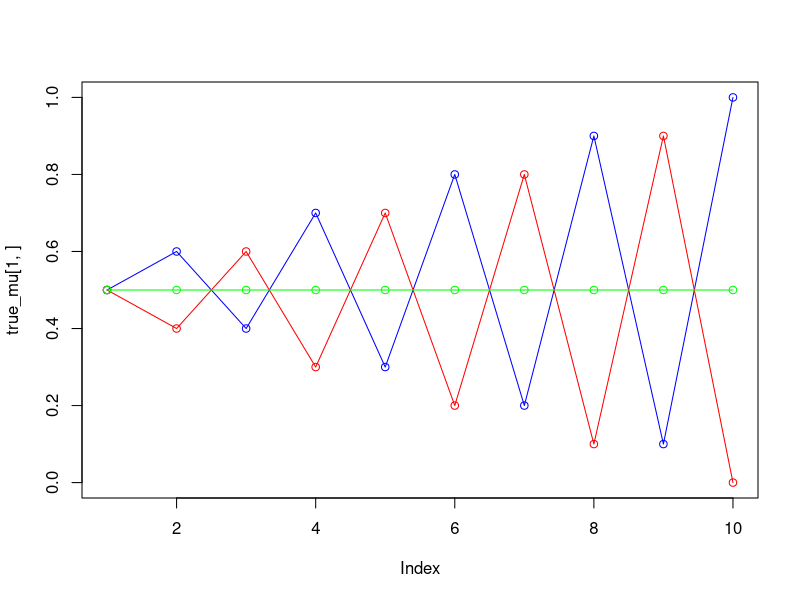
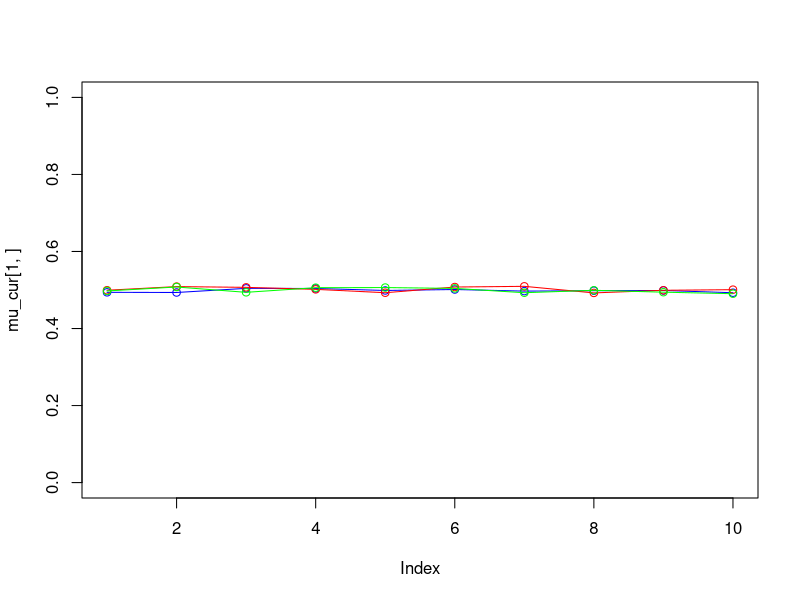
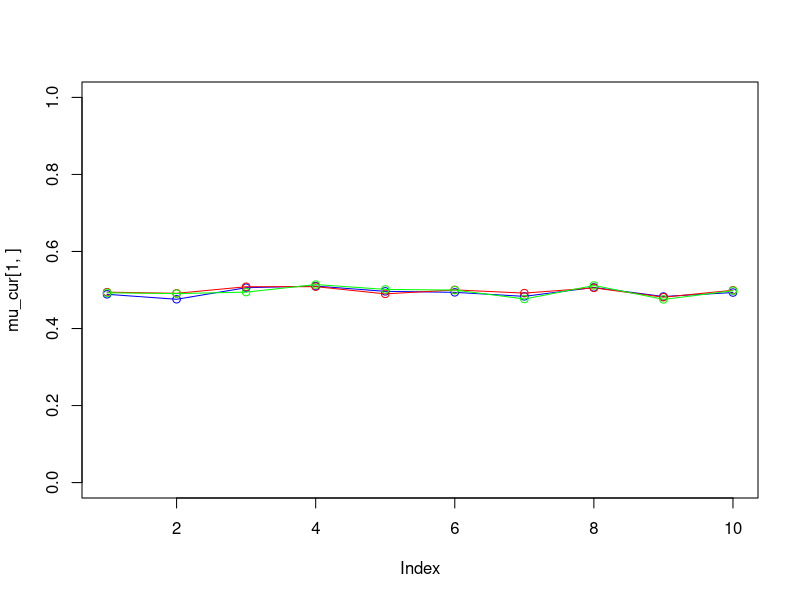
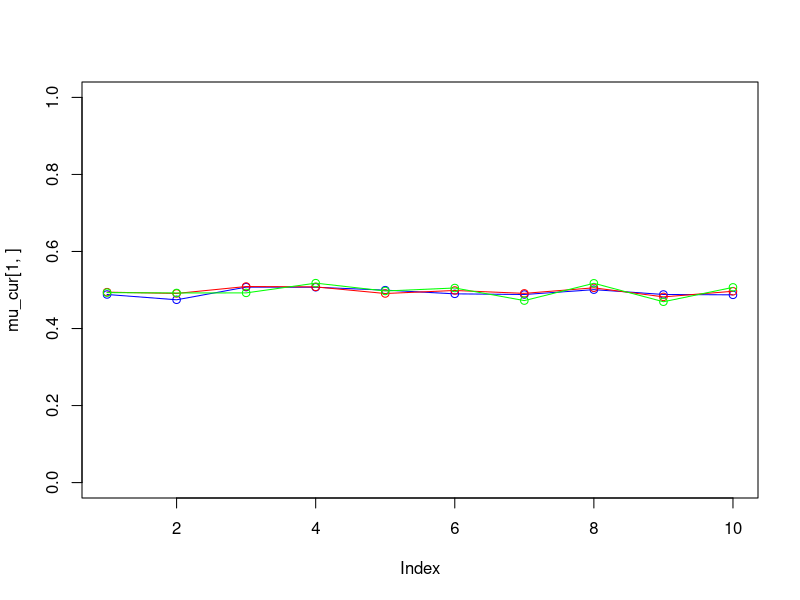
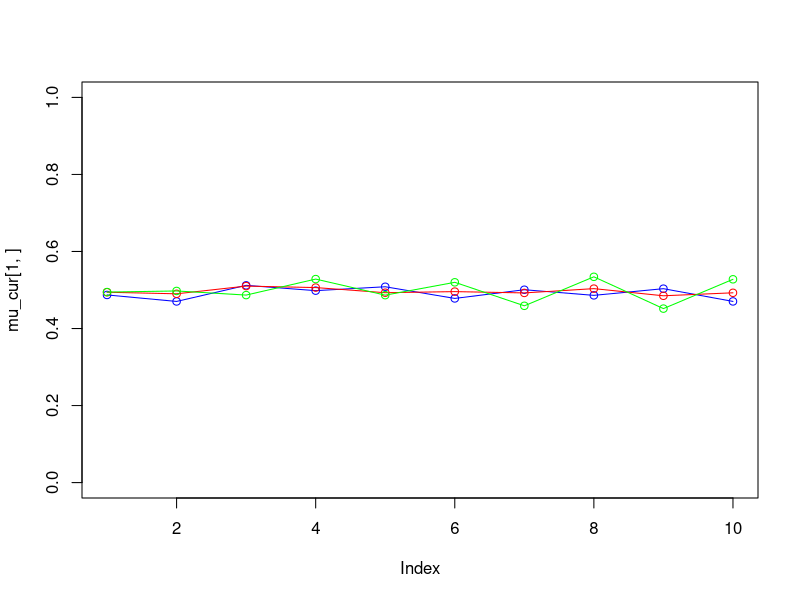
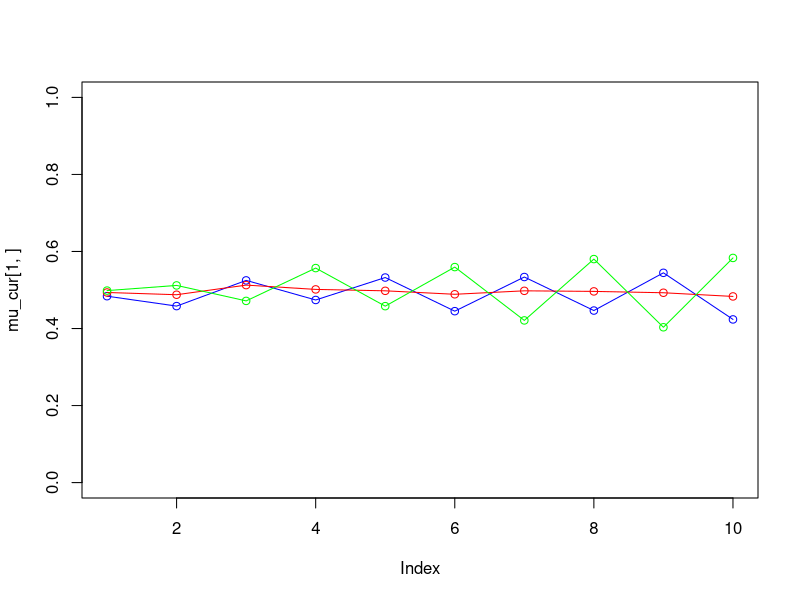
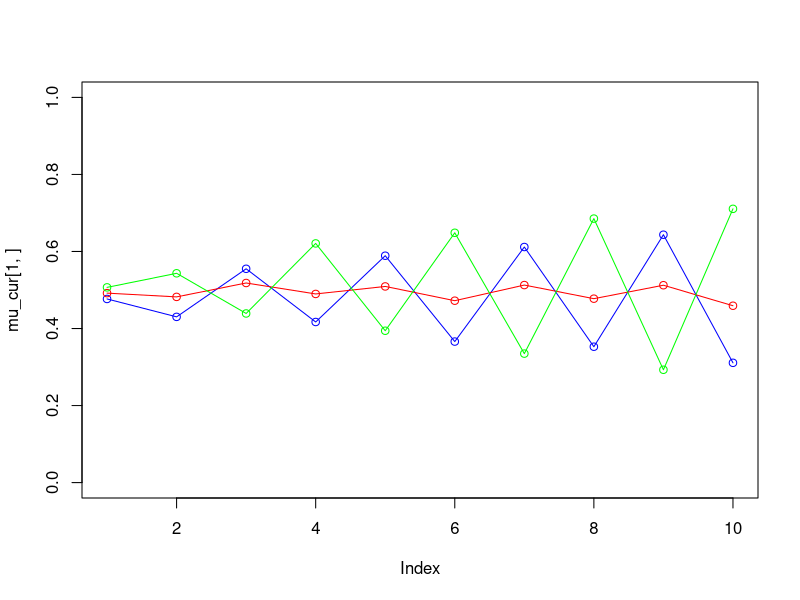
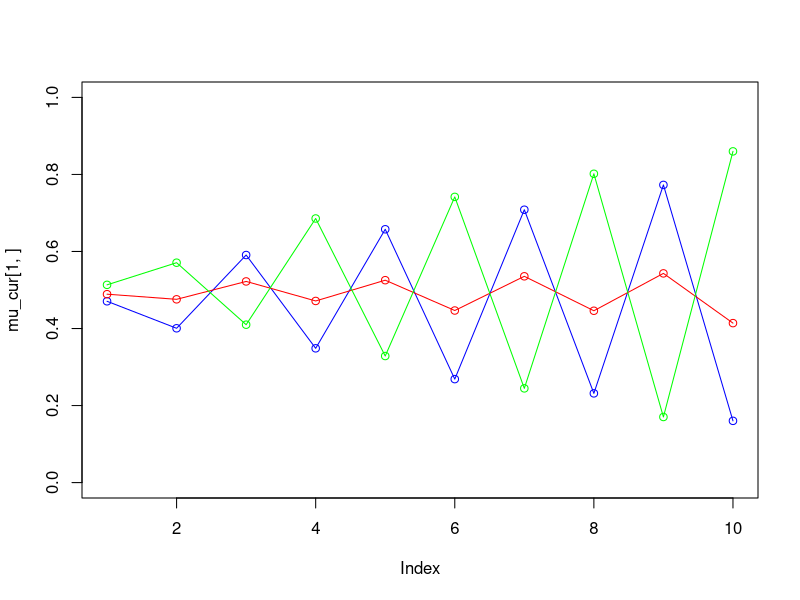

Source code (R) for these figures, in order:
###### Implement the EM algorithm 
###### for mixtures of multivariate Benouilli distributions.


set.seed(1234567890)

# min change in log likelihood between two consecutive EM iterations
min_change <- 0.1 
N=1000 # number of training points
D=10 # number of dimensions
x <- matrix(nrow=N, ncol=D) # training data
true_pi <- vector(length = 3) # true mixing coefficients
true_mu <- matrix(nrow=3, ncol=D) # true conditional distributions
true_pi=c(1/3, 1/3, 1/3)
true_mu[1,]=c(0.5,0.6,0.4,0.7,0.3,0.8,0.2,0.9,0.1,1)
true_mu[2,]=c(0.5,0.4,0.6,0.3,0.7,0.2,0.8,0.1,0.9,0)
true_mu[3,]=c(0.5,0.5,0.5,0.5,0.5,0.5,0.5,0.5,0.5,0.5)
plot(true_mu[1,], type="o", col="blue", ylim=c(0,1))
points(true_mu[2,], type="o", col="red")
points(true_mu[3,], type="o", col="green")
# Producing the training data
for(n in 1:N) {
  k <- sample(1:3,1,prob=true_pi)
  for(d in 1:D) {
    x[n,d] <- rbinom(1,1,true_mu[k,d])
  }
}
K=3 # number of guessed components
z <- matrix(nrow=N, ncol=K) # fractional component assignments
pi <- vector(length = K) # mixing coefficients
mu <- matrix(nrow=K, ncol=D) # conditional distributions

# Random initialization of the paramters
pi <- runif(K,0.49,0.51)
pi <- pi / sum(pi)
for(k in 1:K) {
  mu[k,] <- runif(D,0.49,0.51)
}
pi
mu

pi_cur <- pi
mu_cur <- mu

# max number of EM iterations
max_it <- 100
# log likelihood of the EM iterations
llik <- vector(length = max_it) # log likelihood of the EM iterations

for(it in 1:max_it) {
  plot(mu_cur[1,], type="o", col="blue", ylim=c(0,1))
  points(mu_cur[2,], type="o", col="red")
  points(mu_cur[3,], type="o", col="green")
  #points(mu[4,], type="o", col="yellow")
  Sys.sleep(0.5)
  
  # E-step: Computation of the fractional component assignments
  
  z <- list()
  for(k in 1:3){
    r1 = matrix(0, nrow = 1000, ncol=10)
    for(n in 1:1000){
      for(i in 1:10){
        r1[n,i] =  mu_cur[k,i]^x[n, i] * (1-mu_cur[k,i])^(1-x[n, i])
      }
    }
    #View(r1)
    r11=1
    for(i in 1:10){
      r11 = r11 * r1[,i]
    }
    r11
    #print(length(r11))
    z[[k]] = pi_cur[k] * r11
  }
  z
  zn1 = z[[1]]/ (z[[1]] + z[[2]] + z[[3]])
  zn2 = z[[2]]/ (z[[1]] + z[[2]] + z[[3]])
  zn3 = z[[3]]/ (z[[1]] + z[[2]] + z[[3]])
  zn = list(zn1, zn2, zn3)
  
  
  #Log likelihood computation.
  
  l1 = matrix(0, nrow = 1000, ncol=10)
  l3 = c()
  for(k in 1:3){
    for(n in 1:1000){
      for(i in 1:10){
        l1[n,i] = x[n,i]*log(mu_cur[k,i]) + (1-x[n,i])*log((1-mu_cur[k,i]))
      }
    }
    #View(l1)
    # sum up all the dimension of D(i)
    l2 = 0
    for(i in 1:10){
      l2 = l2 + l1[,i]
    }
    #print(l2)
    l3[k] = log(pi[k]) + sum(l2*zn[[k]])
  }
  l3
  llik[it]= sum(l3)
  
  cat("iteration: ", it, "log likelihood: ", llik[it], "\n")
  flush.console()
  # Stop if the lok likelihood has not changed significantly
  if((it > 1) && (abs(llik[(it-1)]-llik[it]) <= 0.1)) break
  
  #M-step: ML parameter estimation from the data and fractional component assignments
  # compute pi
  pi_cur = c()
  for(k in 1:3){
    pi_cur[k] = mean(zn[[k]])
  }
  pi_cur
  
  # compute mu
  mu_cur = matrix(0, ncol = 10, nrow = 3)
  for(k in 1:3){
    for(i in 1:10){
      mu_cur[k,i] = sum(zn[[k]] * x[,i])/ sum(zn[[k]])
    }
  }
  mu_cur
  
  
}
pi_cur
mu_cur
plot(llik[1:it], type="o")
